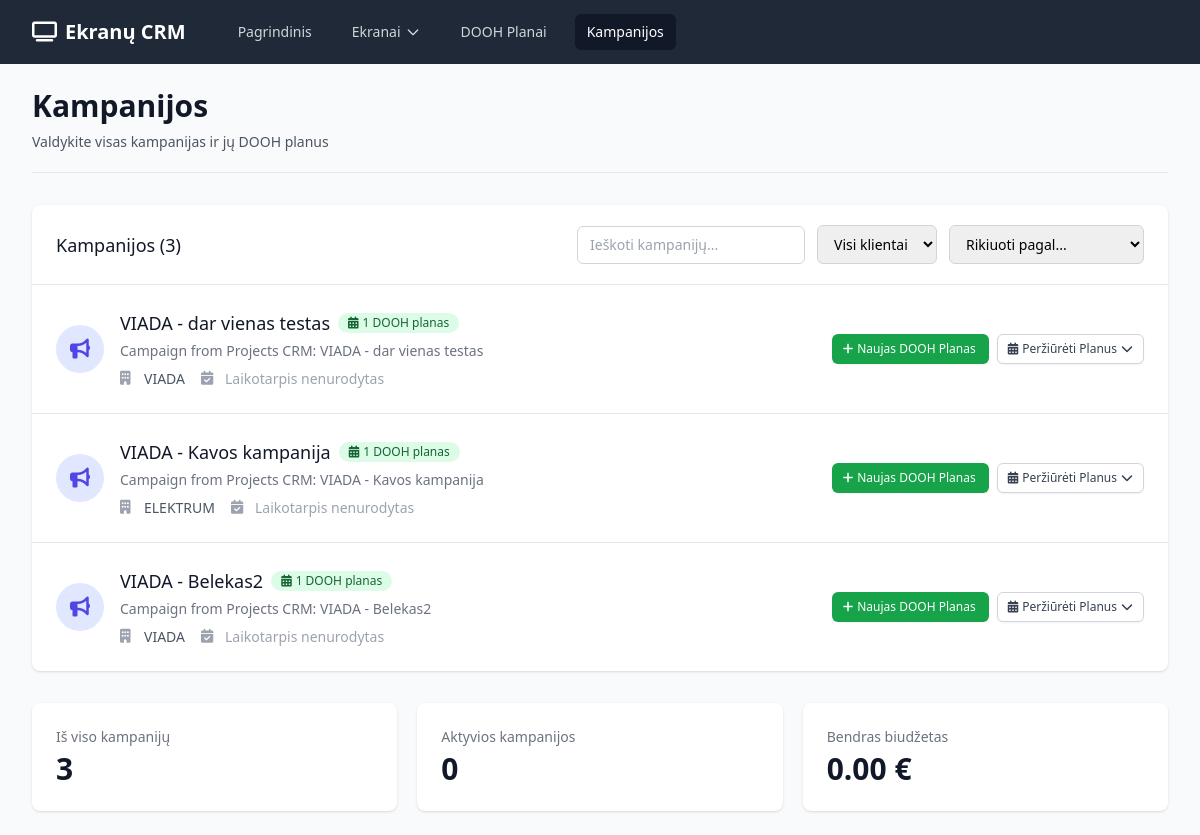
The page /campaigns on the database as committed earlier.
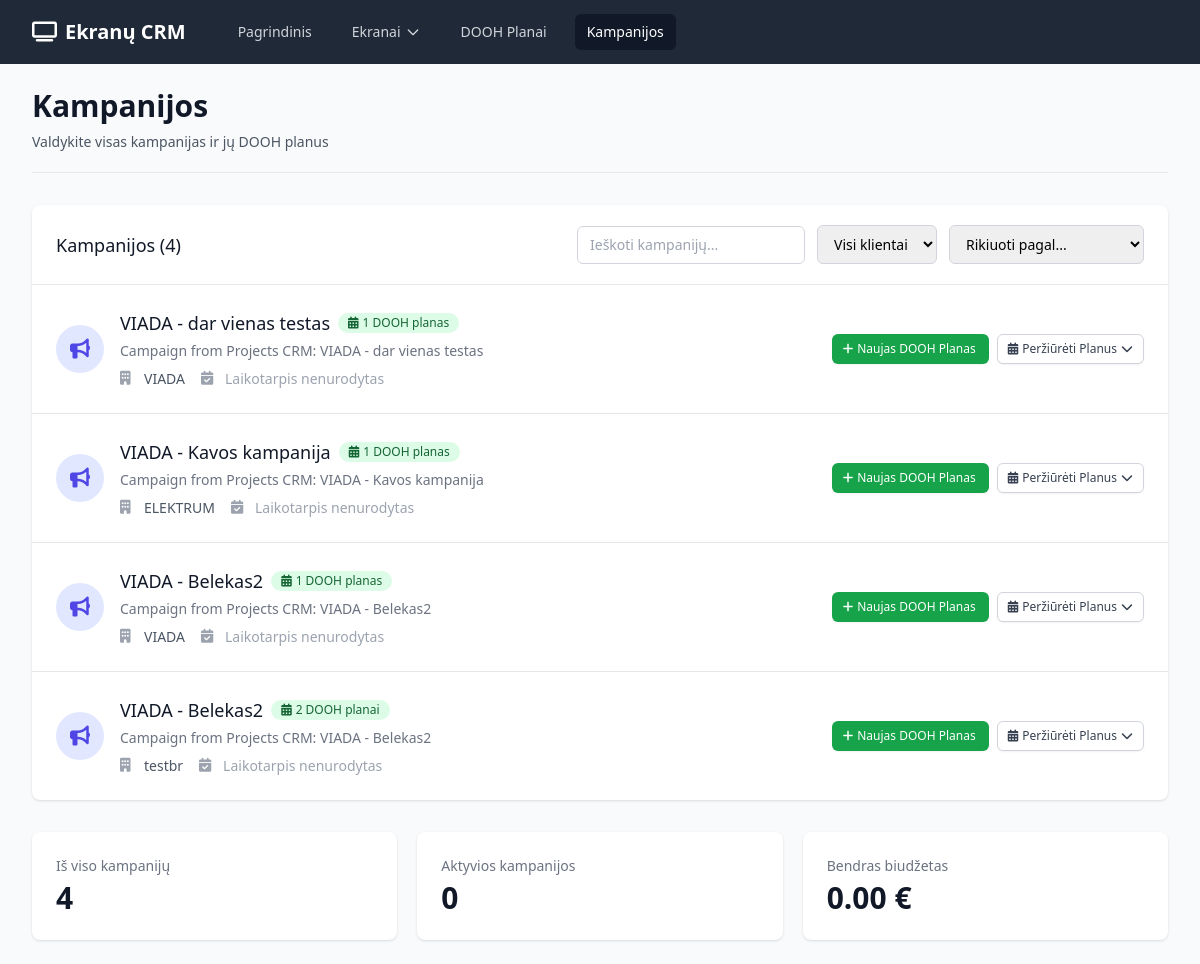
The same page on the database as committed later.
### app.py (models this page shows)
class Campaign(db.Model):
    id = db.Column(db.Integer, primary_key=True)
    client_id = db.Column(db.Integer, db.ForeignKey('client.id'), nullable=False)
    name = db.Column(db.String(100), nullable=False)
    description = db.Column(db.Text)
    start_date = db.Column(db.Date)
    end_date = db.Column(db.Date)
    budget = db.Column(db.Float)
    created_at = db.Column(db.DateTime, default=datetime.utcnow)
    dooh_plans = db.relationship('DOOHPlan', backref='campaign', lazy=True, cascade='all, delete-orphan')

class Client(db.Model):
    id = db.Column(db.Integer, primary_key=True)
    name = db.Column(db.String(100), nullable=False)
    email = db.Column(db.String(100))
    phone = db.Column(db.String(20))
    contact_person = db.Column(db.String(100))
    company = db.Column(db.String(100))
    created_at = db.Column(db.DateTime, default=datetime.utcnow)
    campaigns = db.relationship('Campaign', backref='client', lazy=True, cascade='all, delete-orphan')

### app.py (the view)
@app.route('/campaigns')
def campaigns():
    campaigns = Campaign.query.all()
    return render_template('campaigns.html', campaigns=campaigns)

### templates/campaigns.html (shortened to what the changed rows need)
{% extends "base.html" %}
{% block content %}
<div class="pb-5 border-b border-gray-200 mb-8">
    <div class="flex justify-between items-center">
        <div>
            <h1 class="text-3xl font-bold text-gray-900">Kampanijos</h1>
        </div>
    </div>
</div>
{% if campaigns %}
<div class="bg-white shadow overflow-hidden sm:rounded-lg mb-8">
    <div class="px-4 py-5 sm:px-6">
        <div class="flex justify-between items-center">
            <h3 class="text-lg leading-6 font-medium text-gray-900">Kampanijos ({{ campaigns|length }})</h3>
            <div class="flex items-center space-x-3">
                <input type="text" id="campaignFilter" placeholder="Ieškoti kampanijų..."
                       class="px-3 py-2 border border-gray-300 rounded-md text-sm focus:outline-none focus:ring-indigo-500 focus:border-indigo-500">
                <select id="filterClient" class="px-3 py-2 border border-gray-300 rounded-md text-sm focus:outline-none focus:ring-indigo-500 focus:border-indigo-500">
                    <option value="">Visi klientai</option>
                    {% set clients = [] %}
                    {% for campaign in campaigns %}
                        {% if campaign.client.name not in clients %}
                            {% set _ = clients.append(campaign.client.name) %}
                        {% endif %}
                    {% endfor %}
                </select>
                <select id="sortBy" class="px-3 py-2 border border-gray-300 rounded-md text-sm focus:outline-none focus:ring-indigo-500 focus:border-indigo-500">
                    <option value="">Rikiuoti pagal...</option>
                </select>
            </div>
        </div>
    </div>
    <div class="border-t border-gray-200">
        <ul class="divide-y divide-gray-200" id="campaignsList">
            {% for campaign in campaigns %}
            <li class="campaign-item hover:bg-gray-50" data-client="{{ campaign.client.name }}">
                <div class="px-4 py-6 sm:px-6">
                    <div class="flex items-center justify-between">
                        <div class="flex items-center">
                            <div class="flex-shrink-0">
                                <div class="h-12 w-12 rounded-full bg-indigo-100 flex items-center justify-center">
                                    <i class="fas fa-bullhorn text-indigo-600 text-xl"></i>
                                </div>
                            </div>
                            <div class="ml-4">
                                <div class="flex items-center">
                                    <p class="text-lg font-medium text-gray-900 campaign-name">{{ campaign.name }}</p>
                                    <div class="ml-2 flex space-x-1">
                                        {% if campaign.dooh_plans|length > 0 %}
                                        <span class="inline-flex items-center px-2.5 py-0.5 rounded-full text-xs font-medium bg-green-100 text-green-800">
                                            <i class="fas fa-calendar-alt mr-1"></i>
                                            {{ campaign.dooh_plans|length }} DOOH {{ 'planas' if campaign.dooh_plans|length == 1 else 'planai' }}
                                        </span>
                                        {% endif %}
                                    </div>
                                </div>
                                {% if campaign.description %}
                                <p class="mt-1 text-sm text-gray-500">{{ campaign.description[:100] }}{% if campaign.description|length > 100 %}...{% endif %}</p>
                                {% endif %}
                                <div class="mt-2 flex items-center space-x-4 text-sm">
                                    <div class="flex items-center text-gray-600">
                                        <i class="fas fa-building w-4 h-4 mr-2 text-gray-400"></i>
                                        <span class="campaign-client">{{ campaign.client.name }}</span>
                                    </div>
                                    <div class="flex items-center text-gray-600">
                                        <i class="fas fa-calendar-check w-4 h-4 mr-2 text-gray-400"></i>
                                        <span>
                                            {% if campaign.start_date and campaign.end_date %}
                                                {{ campaign.start_date.strftime('%Y-%m-%d') }} - {{ campaign.end_date.strftime('%Y-%m-%d') }}
                                            {% elif campaign.start_date %}
                                                Nuo {{ campaign.start_date.strftime('%Y-%m-%d') }}
                                            {% elif campaign.end_date %}
                                                Iki {{ campaign.end_date.strftime('%Y-%m-%d') }}
                                            {% else %}
                                                <span class="text-gray-400">Laikotarpis nenurodytas</span>
                                            {% endif %}
                                        </span>
                                    </div>
                                </div>
                            </div>
                        </div>
                        <div class="flex items-center space-x-2">
                            <a href="{{ url_for('new_dooh_plan') }}?campaign_id={{ campaign.id }}"
                               class="inline-flex items-center px-3 py-1.5 border border-transparent text-xs font-medium rounded-md shadow-sm text-white bg-green-600 hover:bg-green-700 focus:outline-none focus:ring-2 focus:ring-offset-2 focus:ring-green-500">
                                <i class="fas fa-plus -ml-0.5 mr-1"></i>
                                Naujas DOOH Planas
                            </a>
                            {% if campaign.dooh_plans|length > 0 %}
                            <div class="relative inline-block text-left">
                                <button type="button" onclick="toggleDropdown('dropdown-{{ campaign.id }}')"
                                        class="inline-flex items-center px-3 py-1.5 border border-gray-300 shadow-sm text-xs font-medium rounded-md text-gray-700 bg-white hover:bg-gray-50 focus:outline-none focus:ring-2 focus:ring-offset-2 focus:ring-indigo-500">
                                    <i class="fas fa-calendar-alt -ml-0.5 mr-1"></i>
                                    Peržiūrėti Planus
                                    <i class="fas fa-chevron-down ml-1 -mr-0.5"></i>
                                </button>
                            </div>
                            {% endif %}
                        </div>
                    </div>
                </div>
            </li>
            {% endfor %}
        </ul>
    </div>
</div>
<div class="grid grid-cols-1 gap-5 sm:grid-cols-3">
    <div class="bg-white overflow-hidden shadow rounded-lg">
        <div class="px-4 py-5 sm:p-6">
            <dt class="text-sm font-medium text-gray-500 truncate">Iš viso kampanijų</dt>
            <dd class="mt-1 text-3xl font-semibold text-gray-900">{{ campaigns|length }}</dd>
        </div>
    </div>
    <div class="bg-white overflow-hidden shadow rounded-lg">
        <div class="px-4 py-5 sm:p-6">
            <dt class="text-sm font-medium text-gray-500 truncate">Aktyvios kampanijos</dt>
            {% set active_count = campaigns|selectattr('start_date')|selectattr('end_date')|list|length %}
            <dd class="mt-1 text-3xl font-semibold text-gray-900">{{ active_count }}</dd>
        </div>
    </div>
    <div class="bg-white overflow-hidden shadow rounded-lg">
        <div class="px-4 py-5 sm:p-6">
            <dt class="text-sm font-medium text-gray-500 truncate">Bendras biudžetas</dt>
            {% set total_budget = 0 %}
            {% for campaign in campaigns %}
                {% if campaign.budget %}
                    {% set total_budget = total_budget + campaign.budget %}
                {% endif %}
            {% endfor %}
            <dd class="mt-1 text-3xl font-semibold text-gray-900">{{ "%.2f"|format(total_budget) }} €</dd>
        </div>
    </div>
</div>
{% endif %}
{% endblock %}

Rows that differ between the two databases and show on the page:
added Campaign: name "VIADA - Belekas2", dooh_plans|length "2", dooh_plans "planai", description "Campaign from Projects CRM: VIADA - Belekas2", client.name "testbr", shows "Laikotarpis nenurodytas"
Other text that changed with them:
{{ campaigns|length }}: "3" → "4"
